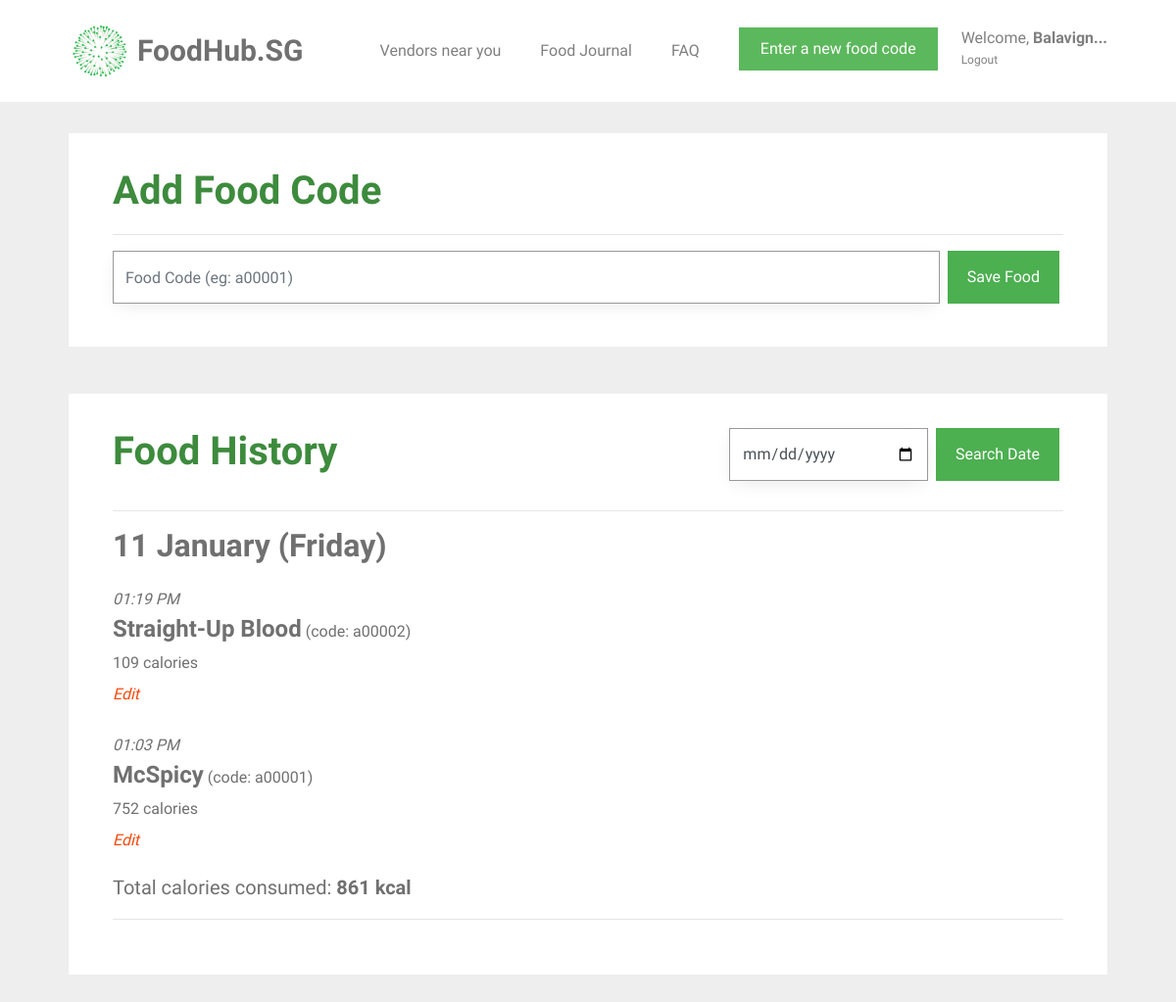
The app's page /food_journal (signed in) with its own data.
### tables this page shows
CREATE TABLE food_entry (
  id INTEGER PRIMARY KEY AUTOINCREMENT,
  creator_id INTEGER NOT NULL,
  created TIMESTAMP NOT NULL DEFAULT (datetime('now','localtime')),
  food_code VARCHAR(6) NOT NULL,
  food_name TEXT NOT NULL,
  calories INT NOT NULL,
  FOREIGN KEY (creator_id) REFERENCES user (id)
);

### foodhubsg/food.py (the view, shortened to what this page needs)
@bp.route('/food_journal', methods=('GET', 'POST'))
@login_required
def food_journal():
    db = get_db()
    food_items = db.execute(
        'SELECT f.id, creator_id, food_name, created, calories, food_code, email'
        ' FROM food_entry f JOIN user u ON f.creator_id = u.id'
        ' WHERE f.creator_id = ? AND DATE(f.created) IN'
        ' (SELECT DISTINCT DATE(created) FROM food_entry '
        ' ORDER BY datetime(created) DESC LIMIT 30)'
        ' ORDER BY datetime(created) DESC',
        (g.user['id'],),
    ).fetchall()
    users = db.execute(
        'SELECT id, name, email, password, height, weight'
        ' FROM user'
        ' WHERE id = ?',
        (g.user['id'],),
    ).fetchall()
    for user in users:
        weight = user['weight']
        height = user['height']
        name = user['name']
    bmi = int(weight / height ** height)
    all_dates = []
    food_dates = []
    calories_list = []
    user_average_calories = 0
    number_of_days = 0
    if food_items == []:
        food_exists = 0
    else:
        food_exists = 1
    for food in food_items:
        food_date = food['created'].strftime('%d-%m-%y')
        all_dates.append(food_date)
    all_dates = remove_duplicates(all_dates)
    for date in all_dates:
        current_date_food = []
        current_date_calories = []
        for food in food_items:
            if date == food['created'].strftime('%d-%m-%y'):
                current_date_food.append(food)
                current_date_calories.append(food['calories'])
            else:
                continue
        food_dates.append(current_date_food)
        current_date_calories = sum(current_date_calories)
        calories_list.append(current_date_calories)
        number_of_days = len(calories_list)
        user_average_calories = int(sum(calories_list)/number_of_days)
    return render_template('food/food_journal.html',
                           food_dates=food_dates, all_dates=all_dates, calories_list=calories_list, name=name,
                           weight=weight, height=height, bmi=bmi, user_average_calories=user_average_calories,
                           number_of_days=number_of_days, food_exists=food_exists, now=datetime.utcnow())

### foodhubsg/auth.py (called while the page is built)
def login_required(view):
    @functools.wraps(view)
    def wrapped_view(**kwargs):
        if g.user is None:
            return redirect(url_for('auth.login'))
        return view(**kwargs)
    return wrapped_view

@bp.before_app_request
def load_logged_in_user():
    user_id = session.get('user_id')
    if user_id is None:
        g.user = None
    else:
        g.user = get_db().execute(
            'SELECT * FROM user WHERE id = ?', (user_id,)
        ).fetchone()

### foodhubsg/db.py (called while the page is built)
def get_db():
    if 'db' not in g:
        g.db = sqlite3.connect(
            current_app.config['DATABASE'],
            detect_types=sqlite3.PARSE_DECLTYPES
        )
        g.db.row_factory = sqlite3.Row
    return g.db

### foodhubsg/food.py (called while the page is built)
def remove_duplicates(values):
    output = []
    seen = set()
    for value in values:
        if value not in seen:
            output.append(value)
            seen.add(value)
    return output

### foodhubsg/templates/food/food_journal.html (shortened to what this page needs)
{% extends 'base.html' %}
{% block content %}
<div id="colorlib-container">
    <div class="container">
        <div class="box1">
        <div class="row row-pb-md">
            <div class="col-md-12">
                <form method="post">
                    <header id="summary-header">
                        <h1 class="font_color"><b>Add Food Code</b></h1>
                        <hr>
                    </header>
                    <div class="input-group">
                        <input name="code" id="code" class="form-control" value="{{ request.form['code'] }}" placeholder="Food Code (eg: a00001)" required>
                        <span class="input-group-btn">
                            <input type="submit" name="action" value="Save Food" class="btn btn-primary" style="background-color: #4CAF50; height: 54px; margin-left: 0.5em;">
                        </span>
                    </div>
                </form>
            </div>
        </div>
        </div>
        <div class="box1">
        <div class="row row-pb-md">
            <div class="col-md-12">
                <form method="post">
                    <header id="summary-header">
                        <div class="input-group">
                            <h1 class="font_color"><b>Food History</b></h1>
                            <input type="date" name="search-date" id="search-date" class="form-control" style="margin-left: 25em;" min="2005-01-01" max="2030-12-31" required>
                            <span class="input-group-btn">
                                <input type="submit" name="action" value="Search Date" class="btn btn-primary" style="background-color: #4CAF50; height: 54px; margin-left: 0.5em;">
                            </span>
                        </div>
                        <hr>
                    </header>
                </form>
                {% if food_exists == 0 %}
                    <article class="food-journal">
                        <header>
                            <div class="food-subsection">
                                <h4><b>No food added to list</b></h4>
                            </div>
                        </header>
                    </article>
                {% else %}
                    <div id="accordion">
                    {% for date in food_dates %}
                        {% set example_food = date[0] %}
                        {% if now.strftime('%Y') == example_food['created'].strftime('%Y') %}
                            {% set example_date = example_food['created'].strftime('%d %B (%A)') %}
                        {% else %}
                            {% set example_date = example_food['created'].strftime('%d %B %Y (%A)') %}
                        {% endif %}
                        <h2> <b>{{ example_date }}</b> </h2>
                        {% for food in date %}
                            <article class="food-journal">
                                <header>
                                    <div class="food-subsection">
                                        <div id="time-created"> <i>{{ food['created'].strftime('%I:%M %p') }}</i> </div>
                                        <h4 style="margin-bottom: 0; display: inline"><b>{{ food['food_name'] }}</b></h4>
                                        <p style="display: inline">(code: {{ food['food_code'] }})</p>
                                        <p>
                                        {{ food['calories'] }} calories <br>
                                        <a class="action" href="{{ url_for('food.edit_food', id = food['id']) }}"><i>Edit</i></a>
                                        </p>
                                    </div>
                                </header>
                            </article>
                        {% endfor %}
                        <h5>Total calories consumed: <b> {{ calories_list[loop.index - 1] }} kcal </b> </h5>
                        <hr>
                    {% endfor %}
                {% endif %}
            </div>
            </div>
        </div>
        </div>
    </div>
{% endblock %}

### foodhubsg/templates/base.html (shortened to what this page needs)
<!doctype html>
<link rel="stylesheet" href="https://cdnjs.cloudflare.com/ajax/libs/font-awesome/4.7.0/css/font-awesome.min.css">
<link rel="stylesheet" href="https://stackpath.bootstrapcdn.com/bootstrap/4.1.3/css/bootstrap.min.css">
<link rel="stylesheet" href="../static/css/animate.css">
<link rel="stylesheet" href="../static/css/icomoon.css">
<link rel="stylesheet" href="../static/css/magnific-popup.css">
<link rel="stylesheet" href="../static/css/flexslider.css">
<link rel="stylesheet" href="../static/css/owl.carousel.min.css">
<link rel="stylesheet" href="../static/css/owl.theme.default.min.css">
<link rel="stylesheet" href="../static/css/style.css">
    {% block navbar %}
        <nav class="navbar navbar-light bg-white">
            <div class="container">
                <a class="navbar-brand" href="{{ url_for('index') }}">
                    <img src="../static/images/healthhub-logo.png" width="65px" height="60px" class="d-inline-block align-top" alt="FoodHub.SG Logo">
                    <span id="webname">FoodHub.SG</span>
                </a>
                {% if g.user %}
                    <ul class="navbar-nav ml-auto">
                        <li class="nav-item">
                            <a class="nav-link" href="{{ url_for('vendors.vendors') }}">Vendors near you</a>
                        </li>
                        <li class="nav-item">
                            <a class="nav-link" href="{{ url_for('food.food_journal') }}">Food Journal</a>
                        </li>
                        <li class="nav-item">
                            <a class="nav-link" href="{{ url_for('user.faq') }}">FAQ</a>
                        </li>
                        <li class="nav-item">
                            <a href="{{ url_for('food.food_journal') }}"><button type="button" class="btn btn-success">Enter a new food code</button></a>
                        </li>
                        <li class="nav-item settings nav-link">
                            <a class="nav-link" id="settings-link" href="{{ url_for('user.user_settings')}}">
                                Welcome, <span id="nav-name">{{ g.user['name'] }}!</span>
                            </a>
                            <a class="nav-link" id="logout-link" href="{{ url_for('auth.logout') }}">
                                Logout
                            </a>
                        </li>
                    </ul>
                {% endif %}
                {% endblock %}
            </div>
        </nav>
<section class="content">
    {% block content %}{% endblock %}
</section>

### foodhubsg/static/css/style.css (style rules this page uses)
.font_color { color: #3d8b3d; }
a { color: #F6490D; -webkit-transition: 0.5s; -o-transition: 0.5s; transition: 0.5s; }
p { margin-bottom: 20px; }
h1, h2, h3, h4, h5, h6, figure { color: #707070; font-weight: 400; margin: 0 0 20px 0; }
#colorlib-container, #colorlib-instagram, #colorlib-about, #colorlib-contact, #colorlib-footer { padding: 2em 0; clear: both; }
.content { display: block; }
.form-control { -webkit-box-shadow: none; -moz-box-shadow: none; -ms-box-shadow: none; -o-box-shadow: none; box-shadow: none; border: none; font-size: 16px !important; font-weight: 300; -webkit-border-radius: 0px; -moz-border-radius: 0px; -ms-border-radius: 0px; border-radius: 0px; }
.btn { margin-right: 4px; margin-bottom: 4px; font-size: 16px; font-weight: 400; -webkit-border-radius: 30px; -moz-border-radius: 30px; -ms-border-radius: 30px; border-radius: 30px; -webkit-transition: 0.5s; -o-transition: 0.5s; transition: 0.5s; padding: 8px 20px; }
.btn-primary { background: #F6490D; color: #fff; }
.btn-success { background: #5cb85c; color: #fff; border: 2px solid #5cb85c; }
.form-control { -webkit-box-shadow: none; box-shadow: none; background: transparent; border: 1px solid rgba(0, 0, 0, 0.1); height: 54px; font-size: 18px; font-weight: 300; }
.row-pb-md { padding: 2em !important; }
.btn-primary { border-radius: 0; border-width: 0; }
.btn { border-radius: 0; }
.food-subsection { margin: 0.7em 0 1.0em 0; }
.form-control { border-width: 0.2px; border-color: #999999; box-shadow: 0 5px 20px -5px rgba(0,0,0,0.1); }
.box1 { background: #ffffff; padding: 0.5em; margin-bottom: 3em; transition: box-shadow 0.5s; }
.row.row-pb-md { margin: -5px -10px 0 -10px; }
.container { padding-right: 2.5em; padding-left: 2.5em; }
#nav-name { font-weight: bold; }
#search-date { width: 10em; }
.navbar-nav { flex-direction: row; }
.nav-item { padding: 10px 10px 10px 10px; margin: 10px; }
.navbar-nav > .settings { position: relative; display: block; margin-right: 0; padding-right: 0; margin-left: 0; padding-left: 0; color: #4CAF50; }
.settings > .nav-link { line-height: 22px; padding: 0; }
#logout-link { font-size: 12px; }
#webname { color: #707070; font-weight: bold; font-size: 30px; }
.bg-white { background-color: white; }

### records on screen
food_entry: example_date "11 January (Friday)", created "01:19 PM", food_name "Straight-Up Blood", food_code "a00002", calories "109", calories_list "861"
food_entry: created "01:03 PM", food_name "McSpicy", food_code "a00001", calories "752"
